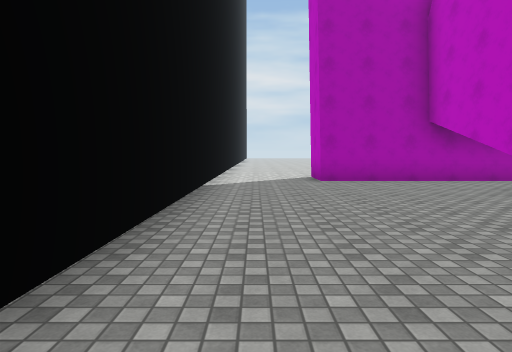
view 1 (above)

24 first-person views from a walk through a scene from a Unity 3-D project. The camera is 1.4 m above the floor, tilts 4° down and sees 75° across. The floor is counted in squares, 2 m on a side. Each view is taken from the middle of a square. On the plan, view 1 faces up. The plan holds only what a view shows up to about 10 squares ahead; the rest is blank. The place goes on beyond the plan. Surface patterns are stand-ins for the level's own textures.

view 2
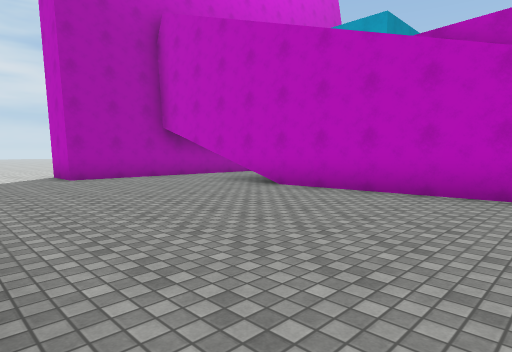

view 3
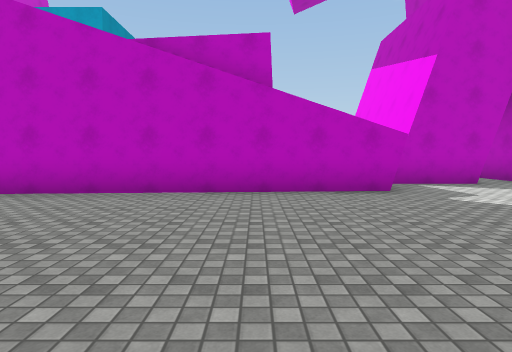

view 4
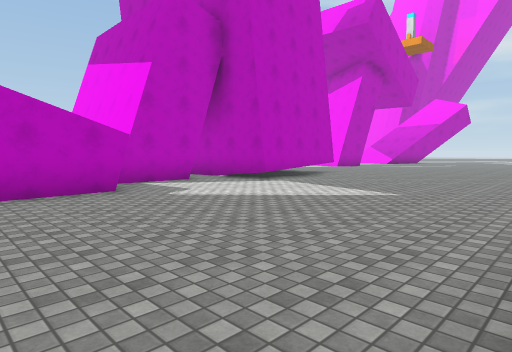

view 5
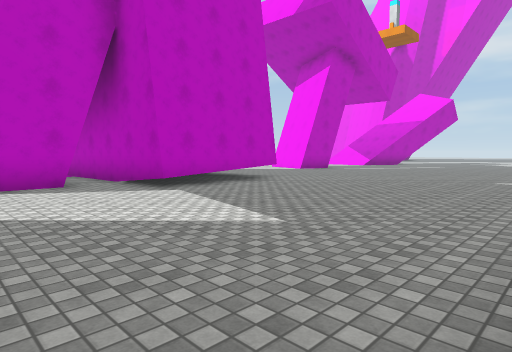

view 6
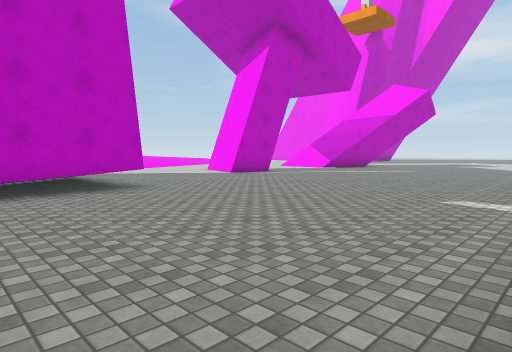

view 7
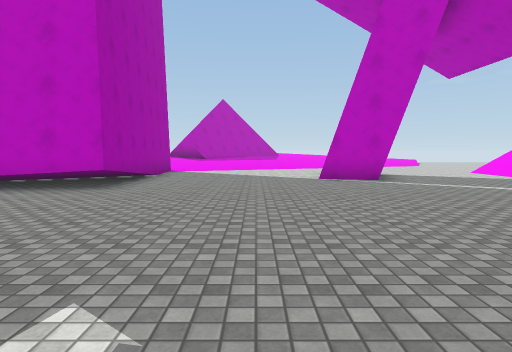

view 8
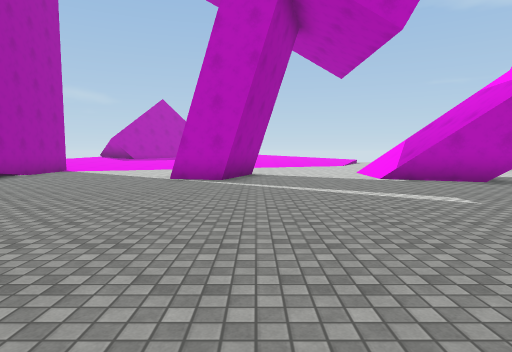

view 9
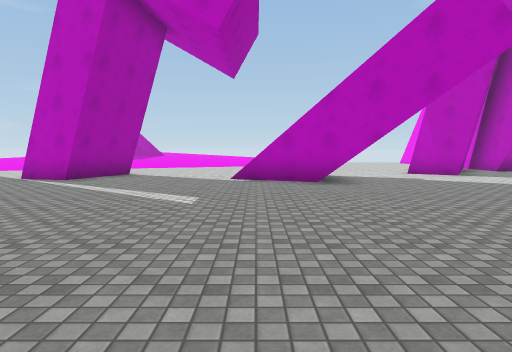

view 10
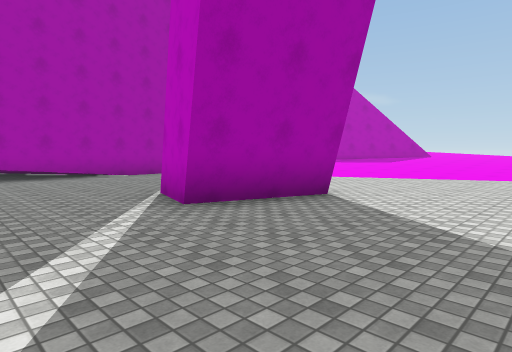

view 11
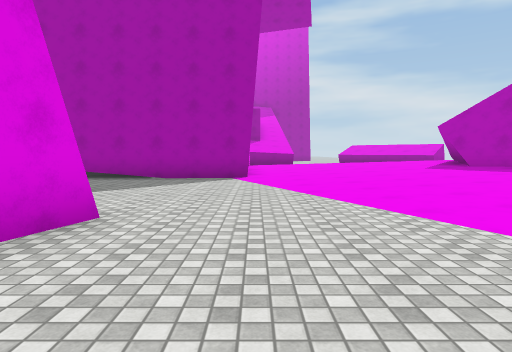

view 12
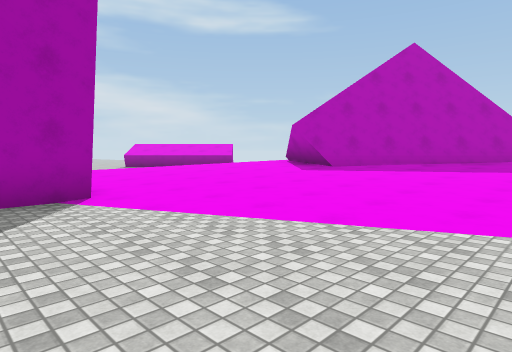

view 13
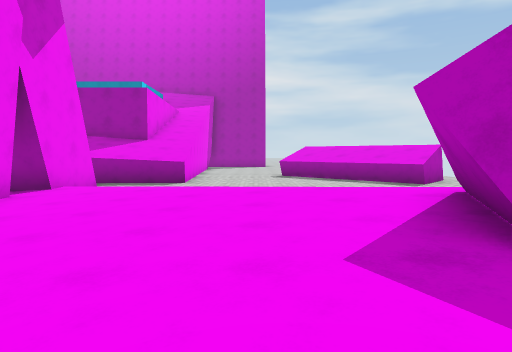

view 14
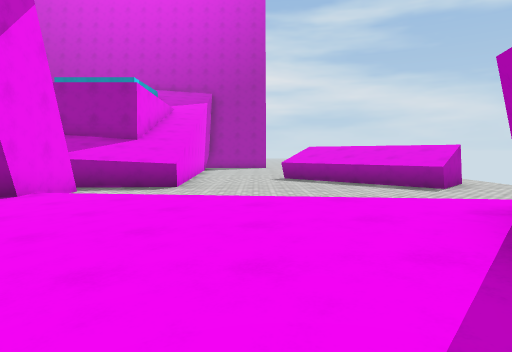

view 15
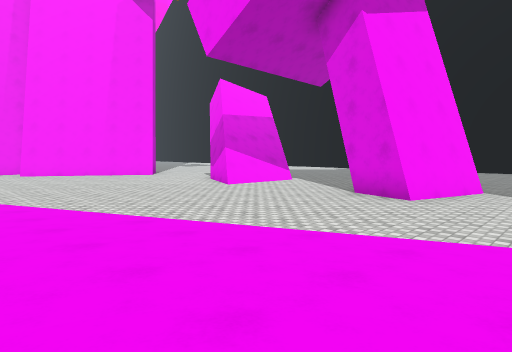

view 16
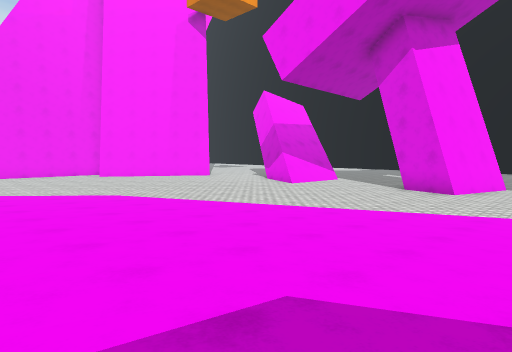

view 17
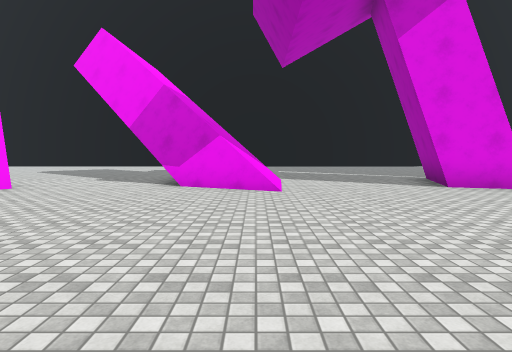

view 18
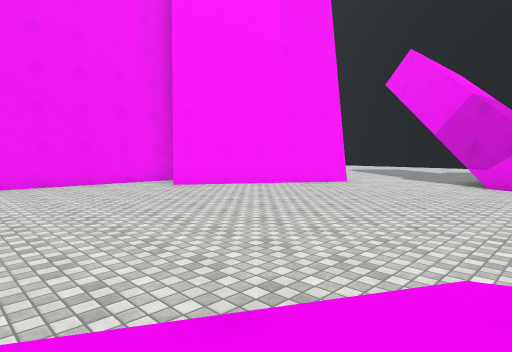

view 19
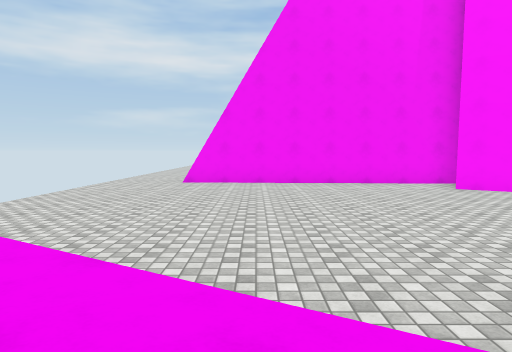

view 20
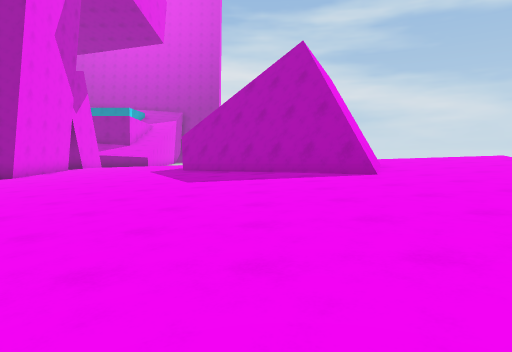

view 21
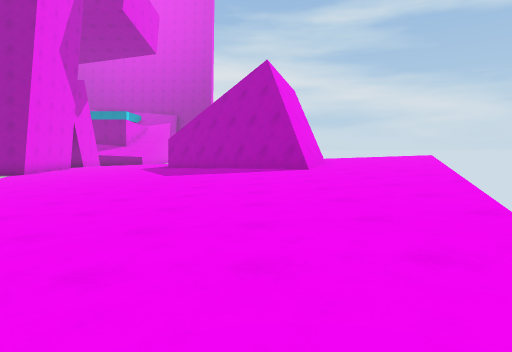

view 22
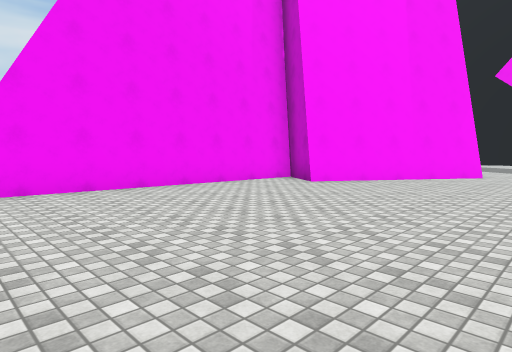

view 23
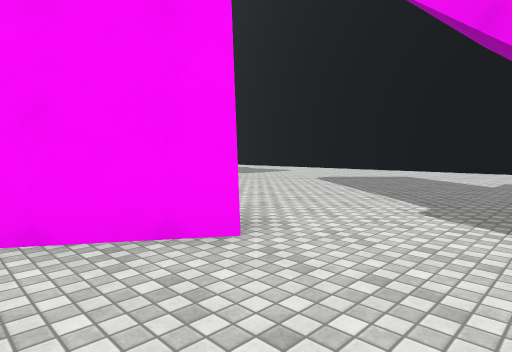

view 24
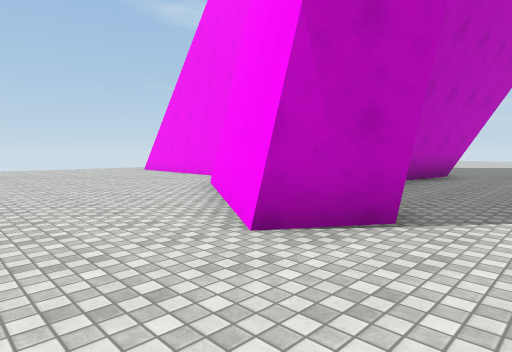

### Floor plan
Key: @ floor where view 1 was taken; # wall or solid block; . main floor; : floor 0.25 m higher than the main floor; + floor 0.5 m higher than the main floor; * floor 0.75 m higher than the main floor; % floor 1 m higher than the main floor; / step, stairs or slope; = window, fence, low wall or low ledge; ^ raised ledge.
Columns run from 2 left of view 1 to 22 right of it. Each row starts with its distance up from view 1.
 10 #....
  9 #...#####
  8 #........
  7 #.......
  6 #......#
  5  ......#
  4  ......#
  3  ......#
  2  ......#
  1  ......#
  0  .@....#
 -1  ......#
 -2  ......#       #.....^###
 -3  ......#     ###^.....^#.
 -4  ........#   #...........
 -5  ........#   #  .........
 -6  ........#   #//.
 -7  ...........##::+=.
 -8  .......##### ::++*//
 -9  .......#     ::+++**#
-10  .......#  ###.::++*##
-11  .......####...::+++##
-12  ..............:::++/##
-13   ..............::++**##
-14  ...............:::++**##
-15   ...............::++***#
-16   ........##.....:::++**%
-17   ........###.....::++***
-18  ..........#......::+++**
-19   .................::++**
-20    ................::+++*
-21   .................:::++*
-22  ........////.......::++*
-23   .......///#......./::++
-24    .....///#.........///
-25     .....................
-26     .....................
-27    ......................
-28    .........##...........
-29     ........####.........
-30      ........  ##........
-31       .... ..  #.........
-32        ..  ..  ########..
-33            ..#
-34            ..#

Positions as (right, up) in squares from view 1, and headings:
1: (0, 0), facing up
2: (-1, -1), facing up-right
3: (-1, -1), facing right
4: (-1, -1), facing down-right
5: (-1, -4), facing down-right
6: (-1, -8), facing down-right
7: (-1, -14), facing right
8: (-1, -18), facing right
9: (-1, -22), facing right
10: (5, -21), facing up-right
11: (12, -20), facing up
12: (10, -16), facing up-right
13: (16, -13), facing up
14: (16, -12), facing up
15: (17, -14), facing down-left
16: (20, -14), facing down-left
17: (17, -22), facing left
18: (19, -22), facing down-left
19: (19, -22), facing down
20: (20, -22), facing up
21: (21, -24), facing up
22: (21, -25), facing down-left
23: (12, -25), facing down-left
24: (8, -25), facing down-right
